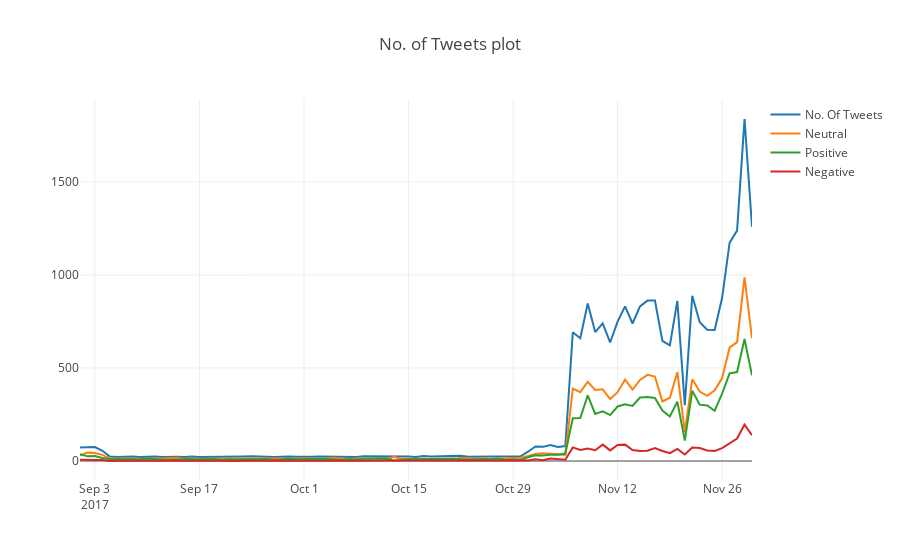

Notebook source saved alongside this figure:
### Code cell
import plotly.graph_objs as go
from plotly.offline import *
# =================== #
# Plot No. of Tweets  #
# =================== #
trace1 = go.Scatter(
    x=df_noOfTweets['date'],
    y=df_noOfTweets['total'],
    mode = 'lines',
    name='No. Of Tweets'
)
trace2 = go.Scatter(
    x=df_noOfTweets['date'],
    y=df_noOfTweets['neutral'],
    mode = 'lines',
    name='Neutral'
)
trace3 = go.Scatter(
    x=df_noOfTweets['date'],
    y=df_noOfTweets['positive'],
    mode = 'lines',
    name='Positive'
)
trace4 = go.Scatter(
    x=df_noOfTweets['date'],
    y=df_noOfTweets['negative'],
    mode = 'lines',
    name='Negative'
)
data = [trace1, trace2, trace3, trace4]
layout = go.Layout(
    title='No. of Tweets plot'
)
fig = go.Figure(data=data, layout=layout)
plotly.offline.iplot(fig, filename='No_Of_Tweets.html') # Plot No. of Tweets
